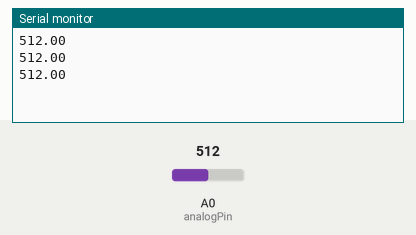
This sketch was run on a simulated Arduino Uno, built with avr-gcc and run on an emulated ATmega328P. Shown: the last lines printed to the serial monitor. Inputs (shaded band) come from the test bench; at power-on: A0 (analogPin) = 512.

Above: at 1.3 s.
1.4 s: A0 (analogPin) set to 716
At 1.9 s:
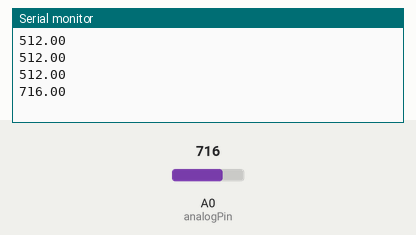
2.9 s: A0 (analogPin) set to 900
At 3.4 s:
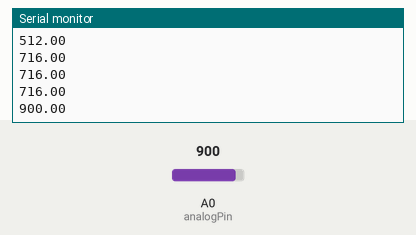
Timing chart, 0 to 5.9 s (numbered marks = the images above; inputs shaded):
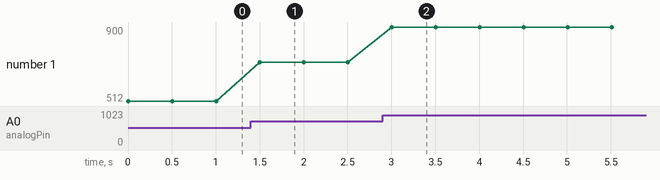

Measured:
- after the input at 1.4 s, the serial monitor: prints a new line after 0.10 s (image 1)
- after the input at 2.9 s, the serial monitor: prints a new line after 0.10 s (image 2)
- plotted number 1: 512 → 716 after the input at 1.4 s, 716 → 900 after the input at 2.9 s

The sketch:

data_collection.ino
```cpp
int analogPin = A0;
float sensorValue = 0;
long baudRate = 9600;

void setup(){
    Serial.begin(baudRate);
}


void loop(){
    Serial.print('\n');
    sensorValue = analogRead(analogPin);
    Serial.print(sensorValue);
    delay(500);
}
```
